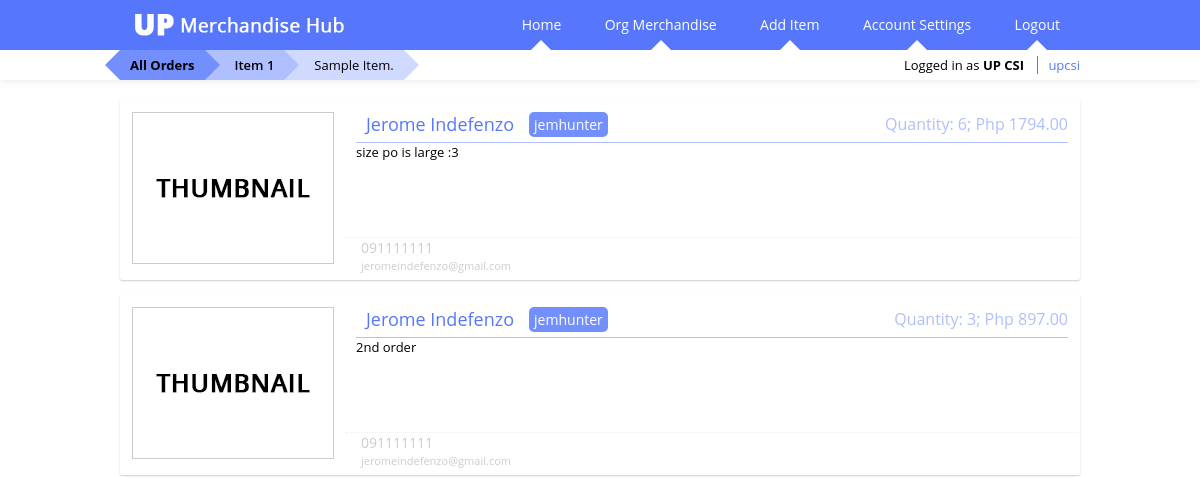
Page /view_orders.php?id=1 (signed in) on the committed database.
### tables this page shows
CREATE TABLE IF NOT EXISTS `items` (
  `item_id` tinyint(3) unsigned NOT NULL AUTO_INCREMENT,
  `item_name` varchar(255) NOT NULL,
  `acc_id` tinyint(3) unsigned NOT NULL,
  `item_price` int(10) unsigned NOT NULL,
  `item_description` text NOT NULL,
  `item_expiration` date NOT NULL,
  `item_categories` text NOT NULL,
  PRIMARY KEY (`item_id`)
);

CREATE TABLE IF NOT EXISTS `orders` (
  `order_id` tinyint(3) unsigned NOT NULL AUTO_INCREMENT,
  `acc_id` tinyint(3) unsigned NOT NULL,
  `item_id` tinyint(3) unsigned NOT NULL,
  `order_date` date NOT NULL,
  `order_quantity` tinyint(3) unsigned NOT NULL,
  `order_specs` text NOT NULL,
  PRIMARY KEY (`order_id`)
);

CREATE TABLE IF NOT EXISTS `users` (
  `acc_id` tinyint(3) unsigned NOT NULL,
  `first_name` varchar(100) NOT NULL,
  `last_name` varchar(100) NOT NULL,
  `number` varchar(11) NOT NULL,
  `email` varchar(100) NOT NULL,
  PRIMARY KEY (`acc_id`)
);

CREATE TABLE IF NOT EXISTS `accounts` (
  `acc_id` tinyint(4) unsigned NOT NULL AUTO_INCREMENT,
  `username` varchar(100) NOT NULL,
  `password` varchar(100) NOT NULL,
  `acc_type` varchar(4) NOT NULL DEFAULT 'user',
  PRIMARY KEY (`acc_id`)
);

### common.php (called while the page is built, shortened)
<?php
	$database = 'up-merch-hub';
	function get($statement){
		$result = mysql_query($statement);
		return $result;
	}
	function get_one($statement){
		$result = mysql_query($statement);
		$row = mysql_fetch_assoc($result);
		return $row;
	}

### order_panel2.php (the view, shortened to what this page needs)
<?php
	$item_id = $r['item_id'];
	$acc_id = $r['acc_id'];
	$i = get_one("SELECT * FROM items WHERE `item_id`='$item_id'");
	$a = get_one("SELECT * FROM accounts WHERE `acc_id`='$acc_id'");
	$u = get_one("SELECT * FROM users WHERE `acc_id`='$acc_id'");
	$user_name = nl2br(htmlentities($a['username']));
	$user_fullname = nl2br(htmlentities($u['first_name'] . " " . $u['last_name']));
	$order_quantity = $r['order_quantity'];
	$item_price = $i['item_price'];
	$order_specs = nl2br(htmlentities($r['order_specs']));
	$user_number = nl2br(htmlentities($u['number']));
	$user_email = nl2br(htmlentities($u['email']));
	$thumb = "images/thumb_$item_id.jpg";
	if (!file_exists($thumb)) {
		$thumb = "images/thumb_default.jpg";
	}
?>
<table>
	<tr>
		<td class="item_thumb">
			<img src="<?php echo $thumb; ?>" width=200>
		</td>
		<td class="item_content">
			<div class="item_panel_head">
				<span class="item_panel_name">
					<?php echo $user_fullname; ?>
				</span>
				<span class="item_panel_org">
					<?php echo $user_name; ?>
				</span>
				<span class="item_panel_price">
					Quantity: <?php echo $order_quantity; ?>; Php <?php echo $order_quantity * $item_price; ?>.00
				</span>
			</div>
			<div class="item_panel_body">
				<span class="item_panel_description">
					<?php echo $order_specs; ?>
				</span>
			</div>
			<div class="item_panel_footer">
				<span class="item_panel_categories">
					<?php echo $user_number; ?>
				</span>
				<span class="item_panel_expiration">
					<?php echo $user_email; ?>
				</span>
			</div>
		</td>
	</tr>
</table>

### view_orders.php (shortened to what this page needs)
<?php
	include_once("common.php");
	if (!isset($_SESSION['acc_type'])) {
		header("Location: loginpage.php?err=You%20must%20be%20logged%20in%20to%20view%20this%20page.");
		die("Redirecting...");
	} else if ($_SESSION['acc_type'] != "org" OR !isset($_GET['id'])) {
		header("Location: org_items.php");
		die("Redirecting...");
	} else {
		$item_id = $_GET['id'];
		$row = get_one("SELECT * FROM `items` WHERE `item_id`='$item_id'");
		$item_name = $row['item_name'];
	}
?>
<!DOCTYPE html>
<html>
<head>
	<?php include("head.php"); ?>
</head>
<body>
	<div id="header">
		<div class="vwrap">
			<?php include("header.php"); ?>
		</div>
	</div>
	<div id="navcrumbs">
		<div class="vwrap">
			<span class="crumb level1">
				All Orders
			</span>
			<span class="crumb level2">
				<?php echo "Item " . $item_id; ?>
			</span>
			<span class="crumb level3">
				<?php echo $item_name; ?>
			</span>
			<?php
				if (isset($_SESSION['username'])) {
			?>
			<span class="userdisplay">
				Logged in as
				<strong>
					<?php
						if ($_SESSION['acc_type'] == "user") {
							echo $_SESSION['first_name'] . " " . $_SESSION['last_name'];
						} else if ($_SESSION['acc_type'] == "org") {
							echo $_SESSION['org_name'];
						}
					?>
				</strong>
				<span class="userdisplay_username"><?php echo $_SESSION['username']; ?></span>
			</span>
			<?php
				}
			?>
		</div>
	</div>
	<div id="body">
		<div class="vwrap">
			<?php
				$itemlist = get("SELECT * FROM `orders` WHERE `item_id`='$item_id' ORDER BY `order_date`");
				while ($r = mysql_fetch_assoc($itemlist)) {
			?>
				<div class="item_panel">
					<?php include("order_panel2.php"); ?>
				</div>
			<?php
				}
			?>
		</div>
	</div>
</body>
</html>

### styles.css (style rules this page uses)
* { margin: 0; padding: 0; }
body { font-family: "Open Sans", "Calibri", "Tahoma", sans-serif; font-weight: 400; font-size: 13px; }
.vwrap { width: 960px; margin: auto; }
#header { position: fixed; top: 0; left: 0; width: 100%; height: 50px; background: #5677fc; color: #FFF; z-index: 2; }
#navcrumbs { position: fixed; top: 50px; left: 0; width: 100%; height: 30px; line-height: 30px; background: #FFF; color: #000; box-shadow: 0px 0px 10px rgba(0,0,0,0.1); z-index: 1; }
#body { width: 100%; margin-top: 100px; }
.crumb { position: relative; float: left; padding: 0px 10px 0px 30px; font-size: 13px; }
.crumb:after { content: " "; position: absolute; top: 0; right: -15px; border-top: 15px solid transparent; border-bottom: 15px solid transparent; }
.crumb.level1 { padding: 0px 10px 0px 10px; background: #738ffe; font-weight: 700; }
.crumb.level1:before { content: " "; position: absolute; top: 0; left: -15px; border-top: 15px solid transparent; border-bottom: 15px solid transparent; border-right: 15px solid #738ffe; }
.crumb.level1:after { border-left: 15px solid #738ffe; z-index: 3; }
.crumb.level2 { background: #afbfff; font-weight: 600; }
.crumb.level2:after { border-left: 15px solid #afbfff; z-index: 2; }
.crumb.level3 { background: #d0d9ff; font-weight: 400; }
.crumb.level3:after { border-left: 15px solid #d0d9ff; z-index: 1; }
.userdisplay { float: right; }
.userdisplay_username { color: #5677fc; margin-left: 10px; padding-left: 10px; border-left: 1px solid #5677fc; }
.item_panel { box-shadow: 0px 1px 2px #CCC; margin: 15px 0px; border-radius: 2px; }
.item_thumb { padding: 10px; vertical-align: top; }
.item_thumb img { border: 1px solid #CCC; }
.item_content { position: relative; padding: 10px; vertical-align: top; width: 100%; }
.item_panel_head { position: relative; width: 100%; height: 30px; border-bottom: 1px solid #afbfff; overflow: hidden; }
.item_panel_head span { height: 25px; line-height: 25px; }
.item_panel_name, .item_panel_org { float: left; }
.item_panel_price { float: right; }
.item_panel_name { margin-left: 10px; font-size: 18px; color: #5677fc; }
.item_panel_org { margin-left: 15px; padding: 0px 5px; font-size: 14px; background: #738ffe; color: #fff; border-radius: 5px; }
.item_panel_price { font-size: 16px; color: #afbfff; }
.item_panel_body { position: relative; width: 100%; padding-bottom: 40px; }
.item_panel_description { font-size: 13px; }
.item_panel_footer { position: absolute; bottom: 0; left: 0; width: 100%; height: 40px; border-top: 1px dotted #eee; }
.item_panel_categories { position: absolute; bottom: 20px; left: 15px; height: 20px; font-size: 14px; color: #CCC; }
.item_panel_expiration { position: absolute; bottom: 5px; left: 15px; height: 15px; font-size: 11px; color: #CCC; }

### rows in the picture
items: item_name "Sample Item."
orders: users.first_name+last_name "Jerome Indefenzo", acc.username "jemhunter", order_quantity "6", $order_quantity*$item_price "1794", order_specs "size po is large :3", users.number "091111111", users.email "jeromeindefenzo@gmail.com"
orders: users.first_name+last_name "Jerome Indefenzo", acc.username "jemhunter", order_quantity "3", $order_quantity*$item_price "897", order_specs "2nd order", users.number "091111111", users.email "jeromeindefenzo@gmail.com"

### other values in the picture
$menuitem[0] "Home"
$menuitem[0] "Org Merchandise"
$menuitem[0] "Add Item"
$menuitem[0] "Account Settings"
$menuitem[0] "Logout"
$item_id "1"
$_SESSION['org_name'] "UP CSI"
$_SESSION['username'] "upcsi"
